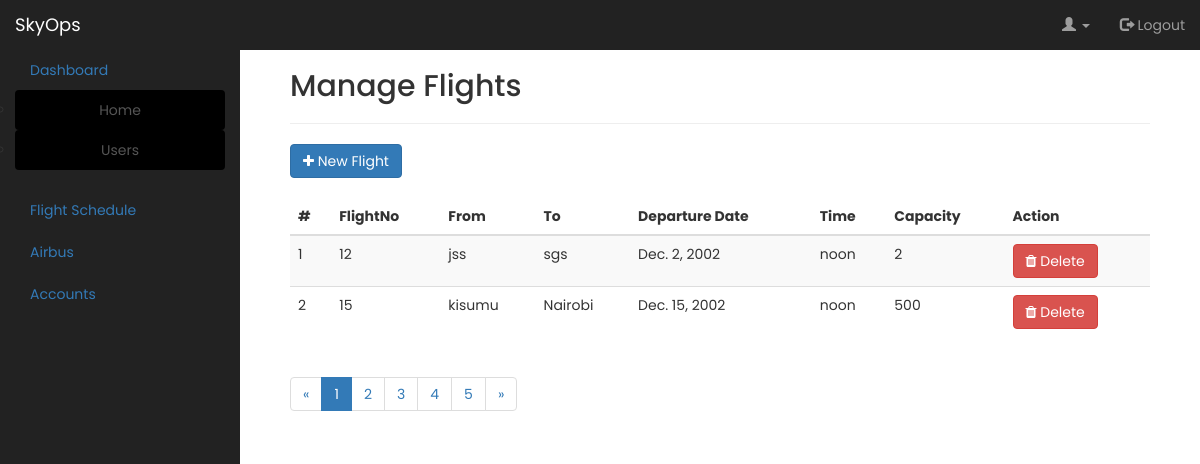
/manageflights/ (signed in), run on an earlier commit of the app's database.
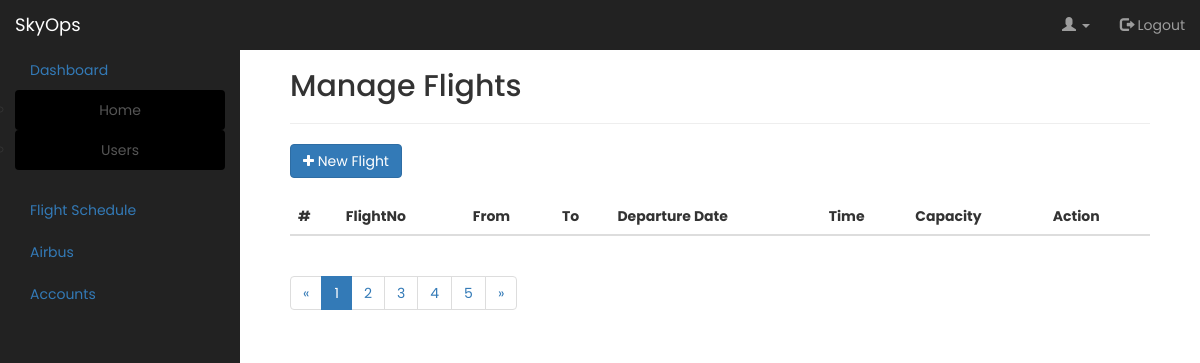
And on a later commit of the database.
### airline_management/models.py (models this page shows)
class Flight(models.Model):
    flight_number = models.IntegerField()
    origin = models.CharField(max_length=100)
    destination = models.CharField(max_length=100)
    departure_date = models.DateField()
    departure_time = models.TimeField()
    journey_hours = models.IntegerField()
    intervals = models.IntegerField()
    capacity = models.IntegerField()

### airline_management/views.py (the view)
# urls.py: path('manageflights/',manageflights,name='manageflights'),
@login_required
def manageflights(request):
    flights = Flight.objects.all()  # Retrieve all flights from the database
    return render(request, 'manageflights.html', {'flights': flights})

### airline_management/templates/manageflights.html (shortened to what this page needs)
{% load static %}
<!doctype html>
<html>
	<head>
        <link rel="stylesheet" href="https://maxcdn.bootstrapcdn.com/bootstrap/3.3.7/css/bootstrap.min.css">
        <link rel="stylesheet" href="https://cdnjs.cloudflare.com/ajax/libs/font-awesome/4.7.0/css/font-awesome.min.css">
				<link rel="stylesheet" href="{% static 'css/mycss.css' %}">
    </head>
	<body data-spy="scroll" data-target="#myscroll">
				<nav class="navbar navbar-inverse" data-spy="affix"  style="border-radius:0px !important; margin:0;border: 0 ; width: 100%;top:0;z-index: 9999 !important">
					<div class="navbar-header">
						  <a class="navbar-brand" href="{% url 'index' %}">SkyOps</a>
						</div>
						<div class="nav navbar-nav navbar-right">
						<li class="dropdown">
								<a class="dropdown-toggle" data-toggle="dropdown" href="#"><span class="glyphicon glyphicon-user"></span>
									<span class="caret"></span></a>
						</li>
						<ul class="nav navbar-nav navbar-right" style="padding: 0 3rem 0 0">
								<li><a href="{% url 'index' %}"><span class="glyphicon glyphicon-log-out"></span> Logout</a></li>
						</ul>
					</div>
				</nav>
		<div class="container" data-spy="affix" style="margin: 0;bottom: 0;float: left;top:5rem;width: 20%;height:100%; background-color: #222222">
		  <ul class="nav nav-pills nav-stacked" style="border-radius: 0">
		    <li>
		    	<a href="#" id="m1">Dashboard</a>
		    	<ul id="sub1" style="padding: 0 0 0 0">
		    		<div class="list-group">
					  <li><a href="{% url 'home' %}" class="list-group-item">Home</a></li>
					  <li><a href="{% url 'user' %}" class="list-group-item">Users</a></li>
					</div>
				</ul>
		    </li>
		    <li>
		    	<a href="#" id="m2">Flight Schedule</a>
			</li>
			<li>
				<a href="#" id="m3">Airbus</a>
			</li>
		    <li>
		    	<a href="#" id="m4">Accounts</a>
		    </li>
		  </ul>
		</div>
			<div id="#myscroll" class="container" style="margin-left: 0;margin-top: 5rem; float: right; width:80%; padding: 0 5rem 0 5rem">
			<h2>Manage Flights</h2>
			 <hr>
				<div>
					<button class="btn btn-primary"><a href="{% url 'newflight' %}" style="color: white"><i class="fa fa-plus"></i> New Flight</a></button>
				</div>
				<br>
				<table class="table table-striped table-hover">
					<thead>
						<tr>
							<th>#</th>
							<th>FlightNo</th>
							<th>From</th>
							<th>To</th>
							<th>Departure Date</th>
							<th>Time</th>
							<th>Capacity</th>
							<th>Action</th> 						</tr>
					</thead>
					<tbody>
						{% for flight in flights %}
						<tr>
							<td>{{ forloop.counter }}</td>
							<td>{{ flight.flight_number }}</td>
							<td>{{ flight.origin }}</td>
							<td>{{ flight.destination }}</td>
							<td>{{ flight.departure_date }}</td>
							<td>{{ flight.departure_time }}</td>
							<td>{{ flight.capacity }}</td>
							<td>
								<button type="button" class="btn btn-danger" data-toggle="modal" data-target="#myModal{{ flight.id }}">
									<i class="fa fa-trash"></i> Delete
								</button>
							</td>
						</tr>
						{% endfor %}
					</tbody>
				</table>
				  <ul class="pagination">
					  <li ><a href="#">&laquo;</a></li>
					  <li class="active"><a href="#">1</a></li>
					  <li><a href="#">2</a></li>
					  <li><a href="#">3</a></li>
					  <li><a href="#">4</a></li>
					  <li><a href="#">5</a></li>
					  <li><a href="#">&raquo;</a></li>
					</ul>
			</div>
	</body>
</html>

### airline_management/static/css/mycss.css (style rules this page uses)
body { font-family: 'Poppins', sans-serif; }
.list-group { margin: 0; }
.list-group-item { margin: none; border: none; border-radius: 0; background-color: black; text-align: center; }

### airline_management/templates/manageflights.html (style rules this page uses)
.affix { top:5rem; }
body { position: relative; }

What changed in the data, as far as the page shows it:
removed Flight: flight_number "12", origin "jss", destination "sgs", departure_date "Dec. 2, 2002", departure_time "noon", capacity "2"
removed Flight: flight_number "15", origin "kisumu", destination "Nairobi", departure_date "Dec. 15, 2002", departure_time "noon", capacity "500"
